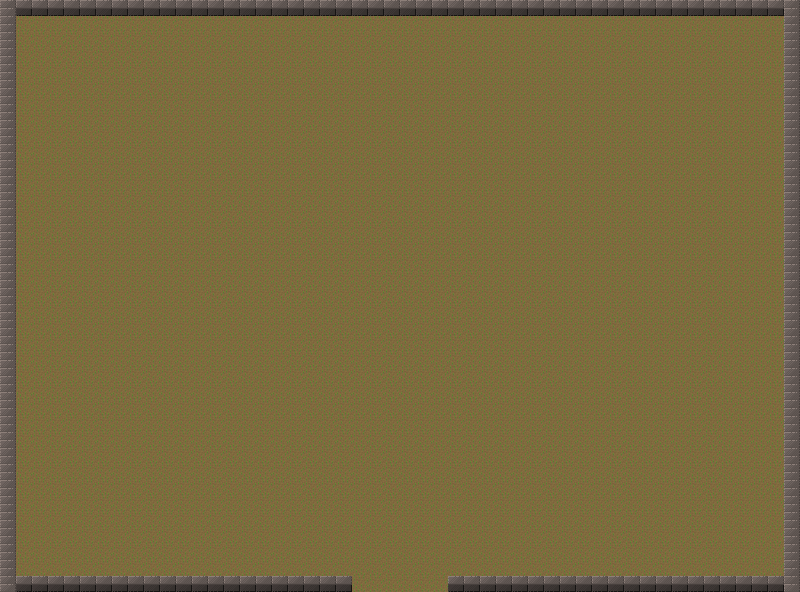

The image is a tile-based game level rendered from a .tmx file. Its description and source (layers, tilesets, objects; grid data summarised) follow:
An orthogonal 50x37 tile map with 16x16 px tiles, 2 tile layers (Background, Collision), 3 tilesets and 4 objects (Mira, Family Member1, Family Member2, Family Member3).

<map version="1.0" orientation="orthogonal" width="50" height="37" tilewidth="16" tileheight="16">
 <tileset firstgid="1" name="house_tileset" tilewidth="16" tileheight="16">
  <image source="../figs/house_tileset.png" width="240" height="304" />
 </tileset>
 <tileset firstgid="286" name="Mira" tilewidth="32" tileheight="64">
  <image source="../figs/Mira.png" width="96" height="254" />
  <tile id="1">
   <properties>
    <property name="Class" value="Player" />
    <property name="frame" value="1" />
    <property name="sheet" value="player_sheet" />
   </properties>
  </tile>
 </tileset>
 <tileset firstgid="295" name="Person" tilewidth="32" tileheight="64">
  <image source="../figs/Mira.png" width="96" height="254" />
  <tile id="1">
   <properties>
    <property name="Class" value="Person" />
    <property name="frame" value="1" />
    <property name="sheet" value="mira_sheet" />
   </properties>
  </tile>
 </tileset>
 <layer name="Background" width="50" height="37">
  <properties>
   <property name="type" value="0" />
  </properties>
  <data>[1850 cells, 1728 non-empty, 1 distinct tile ids]</data>
 </layer>
 <layer name="Collision" width="50" height="37">
  <properties>
   <property name="collision" value="true" />
  </properties>
  <data>[1850 cells, 164 non-empty, 36 distinct tile ids]</data>
 </layer>
 <objectgroup name="Sprites" width="50" height="37">
  <object name="Mira" gid="287" x="389" y="543">
   <properties>
    <property name="name" value="Mira" />
    <property name="sprite" value="person_animation" />
   </properties>
  </object>
  <object name="Family Member1" gid="296" x="71" y="167">
   <properties>
    <property name="sheet" value="person_4_sheet" />
   </properties>
  </object>
  <object name="Family Member2" gid="296" x="135" y="171">
   <properties>
    <property name="sheet" value="person_5_sheet" />
   </properties>
  </object>
  <object name="Family Member3" gid="296" x="196" y="170">
   <properties>
    <property name="sheet" value="person_6_sheet" />
   </properties>
  </object>
 </objectgroup>
</map>
